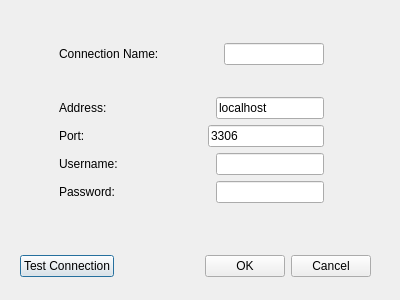
<?xml version="1.0" encoding="UTF-8"?>
<ui version="4.0">
 <class>newConnectionDialog</class>
 <widget class="QDialog" name="newConnectionDialog">
  <property name="geometry">
   <rect>
    <x>0</x>
    <y>0</y>
    <width>400</width>
    <height>300</height>
   </rect>
  </property>
  <property name="sizePolicy">
   <sizepolicy hsizetype="Fixed" vsizetype="Fixed">
    <horstretch>0</horstretch>
    <verstretch>0</verstretch>
   </sizepolicy>
  </property>
  <property name="windowTitle">
   <string>Create New Connection</string>
  </property>
  <widget class="QWidget" name="layoutWidget">
   <property name="geometry">
    <rect>
     <x>20</x>
     <y>250</y>
     <width>351</width>
     <height>33</height>
    </rect>
   </property>
   <layout class="QHBoxLayout">
    <property name="spacing">
     <number>6</number>
    </property>
    <property name="leftMargin">
     <number>0</number>
    </property>
    <property name="topMargin">
     <number>0</number>
    </property>
    <property name="rightMargin">
     <number>0</number>
    </property>
    <property name="bottomMargin">
     <number>0</number>
    </property>
    <item>
     <widget class="QPushButton" name="pushButtonTest">
      <property name="text">
       <string>Test Connection</string>
      </property>
     </widget>
    </item>
    <item>
     <spacer>
      <property name="orientation">
       <enum>Qt::Horizontal</enum>
      </property>
      <property name="sizeHint" stdset="0">
       <size>
        <width>131</width>
        <height>31</height>
       </size>
      </property>
     </spacer>
    </item>
    <item>
     <widget class="QPushButton" name="okButton">
      <property name="text">
       <string>OK</string>
      </property>
     </widget>
    </item>
    <item>
     <widget class="QPushButton" name="cancelButton">
      <property name="text">
       <string>Cancel</string>
      </property>
     </widget>
    </item>
   </layout>
  </widget>
  <widget class="QWidget" name="layoutWidget">
   <property name="geometry">
    <rect>
     <x>59</x>
     <y>43</y>
     <width>265</width>
     <height>160</height>
    </rect>
   </property>
   <layout class="QVBoxLayout" name="verticalLayout">
    <item>
     <layout class="QHBoxLayout" name="horizontalLayout">
      <item>
       <widget class="QLabel" name="label">
        <property name="text">
         <string>Connection Name:</string>
        </property>
       </widget>
      </item>
      <item>
       <spacer name="horizontalSpacer">
        <property name="orientation">
         <enum>Qt::Horizontal</enum>
        </property>
        <property name="sizeHint" stdset="0">
         <size>
          <width>68</width>
          <height>20</height>
         </size>
        </property>
       </spacer>
      </item>
      <item>
       <widget class="QLineEdit" name="lineEditName"/>
      </item>
     </layout>
    </item>
    <item>
     <spacer name="verticalSpacer">
      <property name="orientation">
       <enum>Qt::Vertical</enum>
      </property>
      <property name="sizeHint" stdset="0">
       <size>
        <width>20</width>
        <height>18</height>
       </size>
      </property>
     </spacer>
    </item>
    <item>
     <layout class="QHBoxLayout" name="horizontalLayout_2">
      <item>
       <widget class="QLabel" name="label_2">
        <property name="text">
         <string>Address:</string>
        </property>
       </widget>
      </item>
      <item>
       <spacer name="horizontalSpacer_2">
        <property name="orientation">
         <enum>Qt::Horizontal</enum>
        </property>
        <property name="sizeHint" stdset="0">
         <size>
          <width>68</width>
          <height>20</height>
         </size>
        </property>
       </spacer>
      </item>
      <item>
       <widget class="QLineEdit" name="lineEditIP">
        <property name="text">
         <string>localhost</string>
        </property>
       </widget>
      </item>
     </layout>
    </item>
    <item>
     <layout class="QHBoxLayout" name="horizontalLayout_3">
      <item>
       <widget class="QLabel" name="label_3">
        <property name="text">
         <string>Port:</string>
        </property>
       </widget>
      </item>
      <item>
       <spacer name="horizontalSpacer_3">
        <property name="orientation">
         <enum>Qt::Horizontal</enum>
        </property>
        <property name="sizeHint" stdset="0">
         <size>
          <width>68</width>
          <height>20</height>
         </size>
        </property>
       </spacer>
      </item>
      <item>
       <widget class="QLineEdit" name="lineEditPort">
        <property name="inputMask">
         <string>99999</string>
        </property>
        <property name="text">
         <string>3306</string>
        </property>
       </widget>
      </item>
     </layout>
    </item>
    <item>
     <layout class="QHBoxLayout" name="horizontalLayout_5">
      <item>
       <widget class="QLabel" name="label_4">
        <property name="text">
         <string>Username:</string>
        </property>
       </widget>
      </item>
      <item>
       <spacer name="horizontalSpacer_4">
        <property name="orientation">
         <enum>Qt::Horizontal</enum>
        </property>
        <property name="sizeHint" stdset="0">
         <size>
          <width>68</width>
          <height>20</height>
         </size>
        </property>
       </spacer>
      </item>
      <item>
       <widget class="QLineEdit" name="lineEditUsername"/>
      </item>
     </layout>
    </item>
    <item>
     <layout class="QHBoxLayout" name="horizontalLayout_6">
      <item>
       <widget class="QLabel" name="label_5">
        <property name="text">
         <string>Password:</string>
        </property>
       </widget>
      </item>
      <item>
       <spacer name="horizontalSpacer_5">
        <property name="orientation">
         <enum>Qt::Horizontal</enum>
        </property>
        <property name="sizeHint" stdset="0">
         <size>
          <width>68</width>
          <height>20</height>
         </size>
        </property>
       </spacer>
      </item>
      <item>
       <widget class="QLineEdit" name="lineEditPasswd">
        <property name="echoMode">
         <enum>QLineEdit::Password</enum>
        </property>
       </widget>
      </item>
     </layout>
    </item>
   </layout>
  </widget>
 </widget>
 <tabstops>
  <tabstop>okButton</tabstop>
  <tabstop>cancelButton</tabstop>
  <tabstop>pushButtonTest</tabstop>
  <tabstop>lineEditName</tabstop>
  <tabstop>lineEditIP</tabstop>
  <tabstop>lineEditPort</tabstop>
  <tabstop>lineEditUsername</tabstop>
  <tabstop>lineEditPasswd</tabstop>
 </tabstops>
 <resources/>
 <connections/>
</ui>
